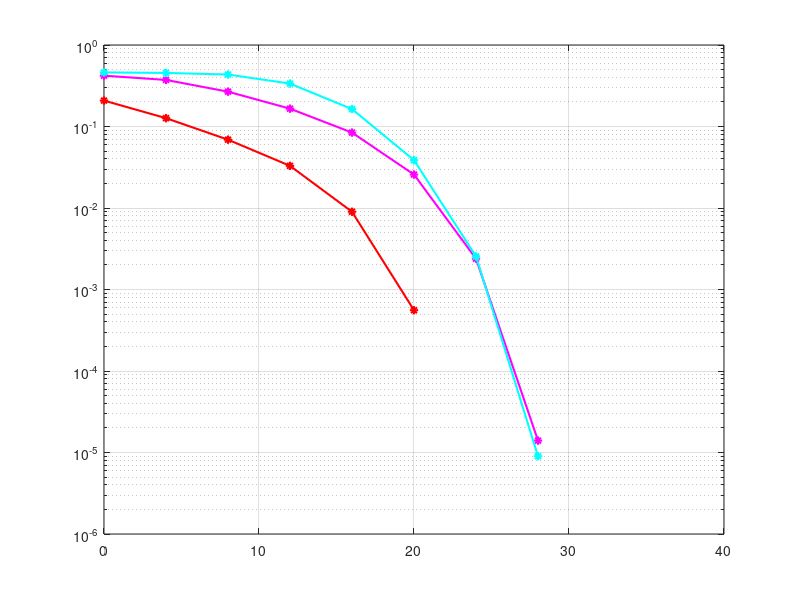

This figure's MATLAB source: (Note: this script raises an error after producing the figure.)
clc; clear variables; close all;

N = 10^6; %Number of monte carlo simulations
SNR = 0:4:40; %SNR range in dB
snr = db2pow(SNR); %SNR range in linear scale

%Generate random data bits for transmission
x1 = randi([0 1],1,N); %Data bits of user 1
x2 = randi([0 1],1,N); %Data bits of user 2
x3 = randi([0 1],1,N); %Data bits of user 3

%Do BPSK modulation of data
xmod1 = 2*x1 - 1;
xmod2 = 2*x2 - 1;
xmod3 = 2*x3 - 1;

%Set power weights for users
a1 = 0.8; a2 = 0.15; a3 = 0.05;

%Do superposition coding
x = sqrt(a1)*xmod1 + sqrt(a2)*xmod2 + sqrt(a3)*xmod3;

%Add AWGN to x (Transmit x through an AWGN channel)
for u = 1:length(snr)
y1 = awgn(x,SNR(u),'measured'); %Received signal at user 1 corrupted by AWGN
y2 = awgn(x,SNR(u),'measured'); %Received signal at user 2 corrupted by AWGN
y3 = awgn(x,SNR(u),'measured'); %Received signal at user 3 corrupted by AWGN

%AT USER 1
%Direct decoding of x from y1
x1_hat = ones(1,N); %just a buffer
x1_hat(y1 < 0) = 0;

%AT USER 2
%Direct decoding of x from y2
x11_est = ones(1,N); %just a buffer
x11_est(y2 < 0) = 0; %Estimate user 1's signal first
x11_est(x11_est == 0) = -1; %Remodulate user 1's signal
%Subtract remodulated x11_est component from y2
rem2 = y2 - sqrt(a1)*x11_est;

%Decode x2 from rem
x2_hat = zeros(1,N);
x2_hat(rem2>0) = 1;



%AT USER 3
%Direct decoding of x from y3
x11_est2 = ones(1,N); %just a buffer
x11_est2(y3 < 0) = 0; %Estimate user 1's signal first
x11_est2(x11_est2 == 0) = -1; %Remodulate user 1's signal
%Subtract remodulated x11_est2 component from y3
rem22 = y3 - sqrt(a1)*x11_est2;


x11_est3 = ones(1,N); %just a buffer
x11_est3(rem22 < 0) = 0; %Estimate user 2's signal first
x11_est3(x11_est3 == 0) = -1; %Remodulate user 2's signal
%Subtract remodulated x11_est3 component from rem22
rem3 = rem22 - sqrt(a2)*x11_est3;

%Decode x2 from rem
x3_hat = zeros(1,N);
x3_hat(rem3>0) = 1;

%Estimate BER
ber1(u) = biterr(x1,x1_hat)/N;
ber2(u) = biterr(x2,x2_hat)/N;
ber3(u) = biterr(x3,x3_hat)/N;
end

%plot BER curves
semilogy(SNR, ber1, '-r*','linewidth', 1.5); hold on;grid on;
semilogy(SNR, ber2,'-m*', 'linewidth', 1.5);hold on;grid on;
semilogy(SNR, ber3,'-c*', 'linewidth', 1.5);hold on;grid on;
%legend('User 1(FU)(BPSK) \alpha_1 = 0.8','User 2(MU)(BPSK) \alpha_2 = 0.15','User 3(NU)(BPSK) \alpha_3 = 0.05');


N = 5*10^5;

Pt = 0:4:40;			%Transmit power (dBm)
pt = (10^-3)*db2pow(Pt);	%Transmit power (linear scale)

BW = 10^6;			%Bandwidth = 1 MHz
No = -174 + 10*log10(BW);	%Noise power (dBm)			%
no = (10^-3)*db2pow(No);	%Noise power (linear scale) 

d1 = 500; d2 = 200; d3 = 70;	%Distances
a1 = 0.8; a2 = 0.15; a3 = 0.05;	%Power allocation coefficients

eta = 4;	%Path loss exponent

%Generate Rayleigh fading channel for the three users
h1 = sqrt(d1^-eta)*(randn(N/2,1) + 1i*randn(N/2,1))/sqrt(2);
h2 = sqrt(d2^-eta)*(randn(N/2,1) + 1i*randn(N/2,1))/sqrt(2);
h3 = sqrt(d3^-eta)*(randn(N/2,1) + 1i*randn(N/2,1))/sqrt(2);

%Generate noise samples for the three users
n1 = sqrt(no)*(randn(N/2,1) + 1i*randn(N/2,1))/sqrt(2);
n2 = sqrt(no)*(randn(N/2,1) + 1i*randn(N/2,1))/sqrt(2);
n3 = sqrt(no)*(randn(N/2,1) + 1i*randn(N/2,1))/sqrt(2);

%Generate random binary message data for the three users
x1 = randi([0 1],N,1);
x2 = randi([0 1],N,1);
x3 = randi([0 1],N,1);

%Create QPSKModulator and QPSKDemodulator objects
QPSKmod = comm.QPSKModulator('BitInput',true); 
QPSKdemod = comm.QPSKDemodulator('BitOutput',true); 

%Perform QPSK modulation
xmod1 = step(QPSKmod, x1);
xmod2 = step(QPSKmod, x2);
xmod3 = step(QPSKmod, x3);

%Do super position coding
x = sqrt(a1)*xmod1 + sqrt(a2)*xmod2 + sqrt(a3)*xmod3;

for u = 1:length(Pt)
	
%Received signals
   y1 = sqrt(pt(u))*x.*h1 + n1;	%At user 1
   y2 = sqrt(pt(u))*x.*h2 + n2;	%At user 2
   y3 = sqrt(pt(u))*x.*h3 + n3;	%At user 3
   
%Perform equalization
   eq1 = y1./h1;
   eq2 = y2./h2;
   eq3 = y3./h3;
   
%Decode at user 1 (Direct decoding)
   dec1 = step(QPSKdemod, eq1);
   
%Decode at user 2
   dec12 = step(QPSKdemod, eq2);		%Direct demodulation to get U1's data
   dec12_remod = step(QPSKmod, dec12);		%Remodulation of U1's data
   rem2 = eq2 - sqrt(a1*pt(u))*dec12_remod;	%SIC to remove U1's data
   dec2 = step(QPSKdemod, rem2);		%Direct demodulation of remaining signal
   
%Decode at user 3
   dec13 = step(QPSKdemod, eq3);		%Direct demodulation to get U1's data
   dec13_remod = step(QPSKmod, dec13);		%Remodulation of U1's data
   rem31 = eq3 - sqrt(a1*pt(u))*dec12_remod;	%SIC to remove U1's data
   dec23 = step(QPSKdemod, rem31);		%Direct demodulation of remaining signal to get U2's data
   dec23_remod = step(QPSKmod, dec23);		%Remodulation of U2's data
   rem3 = rem31 - sqrt(a2*pt(u))*dec23_remod;	%SIC to remove U2's data
   dec3 = step(QPSKdemod, rem3);		%Demodulate remaining signal to get U3's data
   
%BER calculation
   ber4(u) = biterr(dec1, x1)/N;
   ber5(u) = biterr(dec2, x2)/N;
   ber6(u) = biterr(dec3, x3)/N;
end

semilogy(Pt, ber4, '-k*', 'linewidth', 2); hold on; grid on;
semilogy(Pt, ber5, '-b*', 'linewidth', 2); hold on;grid on;
semilogy(Pt, ber6, '-y*', 'linewidth', 2);hold on;grid on;


%legend('User 1(QPSK) (Weakest user) \alpha_1=0.8', 'User 2(QPSK) (Middle User) \alpha_2=0.15', 'User 3 (QPSK)(Strongest user)\alpha_3=0.05');


N = 5*10^5;

Pt = 0:4:40;			%Transmit power (dBm)
pt = (10^-3)*db2pow(Pt);	%Transmit power (linear scale)

BW = 10^6;			%Bandwidth = 1 MHz
No = -174 + 10*log10(BW);	%Noise power (dBm)			%
no = (10^-3)*db2pow(No);	%Noise power (linear scale) 

d1 = 500; d2 = 200; d3 = 70;	%Distances
a1 = 0.8; a2 = 0.15; a3 = 0.05;	%Power allocation coefficients

eta = 4;	%Path loss exponent

%Generate Rayleigh fading channel for the three users
h1 = sqrt(d1^-eta)*(randn(N/4,1) + 1i*randn(N/4,1))/sqrt(2);
h2 = sqrt(d2^-eta)*(randn(N/4,1) + 1i*randn(N/4,1))/sqrt(2);
h3 = sqrt(d3^-eta)*(randn(N/4,1) + 1i*randn(N/4,1))/sqrt(2);

%Generate noise samples for the three users
n1 = sqrt(no)*(randn(N/4,1) + 1i*randn(N/4,1))/sqrt(2);
n2 = sqrt(no)*(randn(N/4,1) + 1i*randn(N/4,1))/sqrt(2);
n3 = sqrt(no)*(randn(N/4,1) + 1i*randn(N/4,1))/sqrt(2);

%Generate random binary message data for the three users
x1 = randi([0 1],N/2,1);
x2 = randi([0 1],N/2,1);
x3 = randi([0 1],N/2,1);

%Create QAMModulator and QAMModulator objects
QAMmod = comm.RectangularQAMModulator(4,'BitInput',true); 
QAMdemod = comm.RectangularQAMDemodulator(4,'BitOutput',true);
%Perform QPSK modulation
xmod1 = step(QAMmod, x1);
xmod2 = step(QAMmod, x2);
xmod3 = step(QAMmod, x3);

%Do super position coding
x = sqrt(a1)*xmod1 + sqrt(a2)*xmod2 + sqrt(a3)*xmod3;

for u = 1:length(Pt)
	
%Received signals
   y1 = sqrt(pt(u))*x.*h1 + n1;	%At user 1
   y2 = sqrt(pt(u))*x.*h2 + n2;	%At user 2
   y3 = sqrt(pt(u))*x.*h3 + n3;	%At user 3
   
%Perform equalization
   eq1 = y1./h1;
   eq2 = y2./h2;
   eq3 = y3./h3;
   
%Decode at user 1 (Direct decoding)
   dec1 = step(QAMdemod, eq1);
   
%Decode at user 2
   dec12 = step(QAMdemod, eq2);		%Direct demodulation to get U1's data
   dec12_remod = step(QAMmod, dec12);		%Remodulation of U1's data
   rem2 = eq2 - sqrt(a1*pt(u))*dec12_remod;	%SIC to remove U1's data
   dec2 = step(QAMdemod, rem2);		%Direct demodulation of remaining signal
   
%Decode at user 3
   dec13 = step(QAMdemod, eq3);		%Direct demodulation to get U1's data
   dec13_remod = step(QAMmod, dec13);		%Remodulation of U1's data
   rem31 = eq3 - sqrt(a1*pt(u))*dec12_remod;	%SIC to remove U1's data
   dec23 = step(QAMdemod, rem31);		%Direct demodulation of remaining signal to get U2's data
   dec23_remod = step(QAMmod, dec23);		%Remodulation of U2's data
   rem3 = rem31 - sqrt(a2*pt(u))*dec23_remod;	%SIC to remove U2's data
   dec3 = step(QAMdemod, rem3);		%Demodulate remaining signal to get U3's data
   
%BER calculation
   ber7(u) = biterr(dec1, x1)/N;
   ber8(u) = biterr(dec2, x2)/N;
   ber9(u) = biterr(dec3, x3)/N;
end

semilogy(Pt, ber7, '-k+', 'linewidth', 2); hold on; grid on;
semilogy(Pt, ber8, '-g* ','linewidth', 2);
semilogy(Pt, ber9, '-r+', 'linewidth', 2);

xlabel('SNR(DB)');
ylabel('BER');
legend('User 1(FU)(BPSK) \alpha_1 = 0.8','User 2(MU)(BPSK) \alpha_2 = 0.15','User 3(NU)(BPSK) \alpha_3 = 0.05','User 1(QPSK) (Weakest user) \alpha_1=0.8', 'User 2(QPSK) (Middle User) \alpha_2=0.15', 'User 3 (QPSK)(Strongest user)\alpha_3=0.05','User 1(QAM) (Weakest user)\alpha_1 = 0.8', 'User 2(QAM)(Middle user)\alpha_2 = 0.15', 'User 3(QAM) (Strongest user)\alpha_3=0.05');

